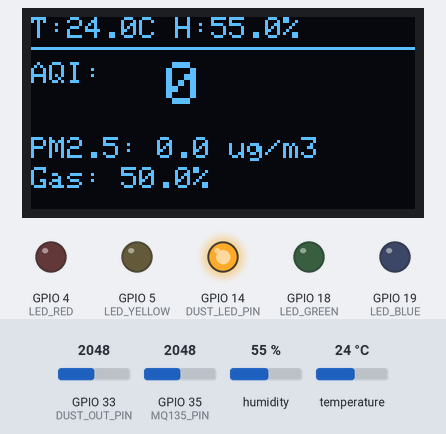
This program was run on a simulated ESP32. Parts: 128×64 one-colour display, output pins drawn as LEDs (lit = HIGH). Inputs (shaded band) come from the test bench; at power-on: humidity 55 %, GPIO 35 (MQ135_PIN) = 2048, temperature 24 °C, GPIO 33 (DUST_OUT_PIN) = 2048 (analog values on the 0–4095 scale). WiFi joins after 1.5 s; servers stay silent unless stated; random numbers use the default seed unless the program sets one; EEPROM starts erased; no MQTT or app messages arrive unless stated; what the program prints to the serial monitor is not drawn.

Above: at 2.7 s.
2.8 s: humidity set to 22 %
At 6.6 s:
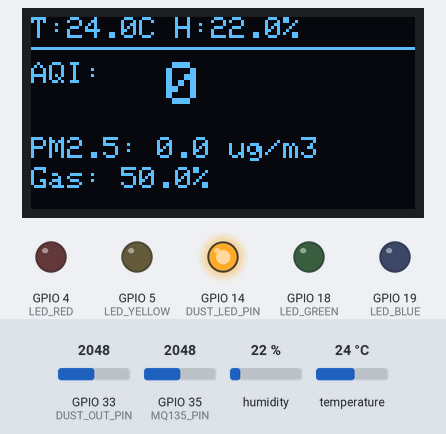
9.6 s: GPIO 35 (MQ135_PIN) set to 2866
At 13.1 s:
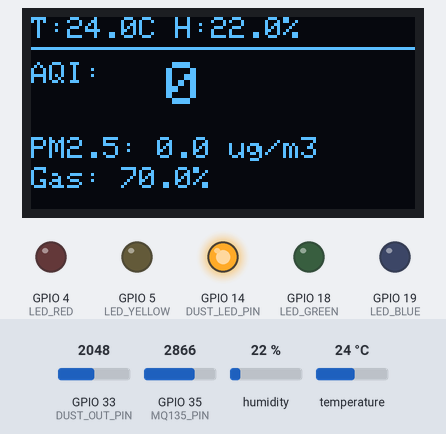
16.0 s: temperature set to 12 °C
At 19.5 s:
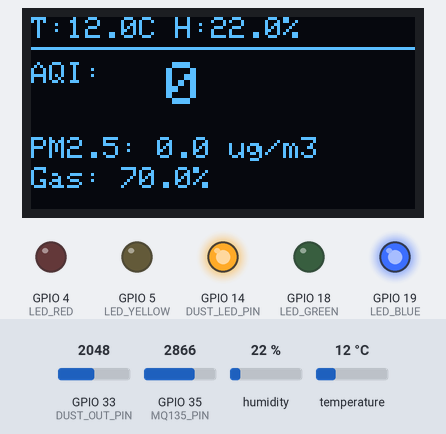
22.6 s: GPIO 35 (MQ135_PIN) set to 3972
At 25.8 s:
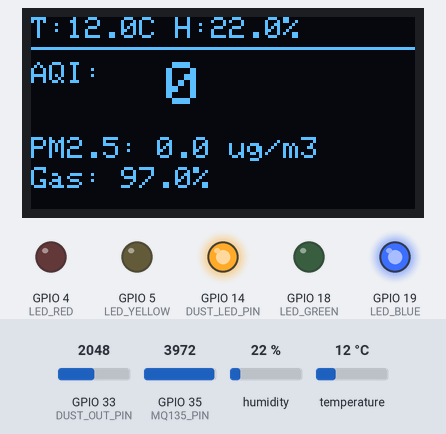
29.0 s: humidity set to 40 %
At 32.4 s:
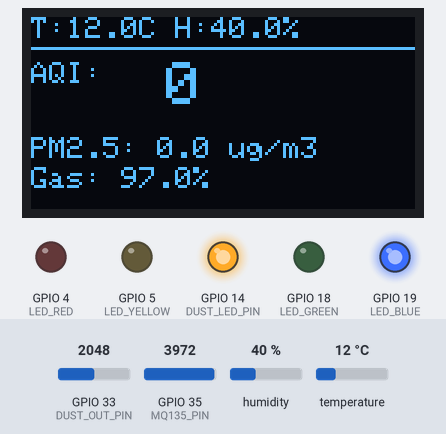
35.5 s: GPIO 35 (MQ135_PIN) set to 1228
At 38.8 s:
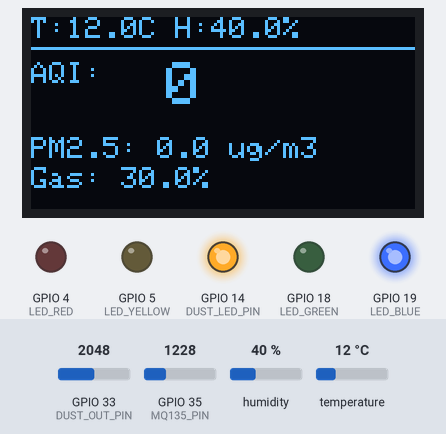
Timing chart, 0 to 80.8 s (numbered marks = the images above; inputs shaded):
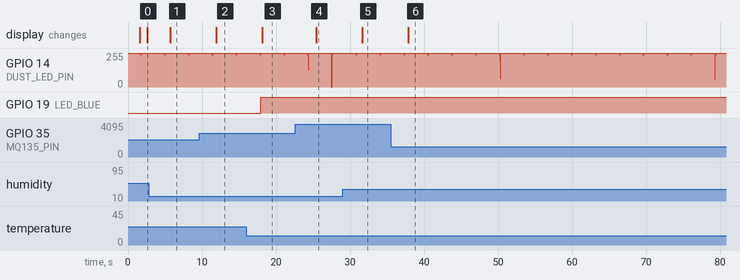

Measured:
- after the input at 2.8 s, the display: changes after 2.9 s (image 1)
- after the input at 9.6 s, the display: changes after 2.4 s (image 2)
- after the input at 16.0 s, the display: changes after 2.2 s (image 3)
- after the input at 22.6 s, the display: changes after 2.8 s (image 4)
- after the input at 29.0 s, the display: changes after 2.6 s (image 5)
- after the input at 35.5 s, the display: changes after 2.4 s (image 6)

The program:

main.cpp
```cpp
#include <Arduino.h>
#include <Wire.h>
#include <WiFi.h>
#include <PubSubClient.h>
#include <Adafruit_GFX.h>
#include <Adafruit_SSD1306.h>
#include "DHT.h"
#include <EEPROM.h>

// WIFI
const char* ssid = "iPhone";
const char* password = "1234567890";

// THINGSBOARD
const char* mqtt_server = "demo.thingsboard.io";
const char* token = "ju7vl5WQZY29H61RRgnM";

WiFiClient espClient;
PubSubClient client(espClient);

// CẤU HÌNH CHÂN
#define DHTPIN 15
#define DHTTYPE DHT11

#define MQ135_PIN 35

// GP2Y1010AU0F
#define DUST_LED_PIN 14
#define DUST_OUT_PIN 33

// LED AQI
#define LED_BLUE   19
#define LED_GREEN  18
#define LED_YELLOW 5
#define LED_RED    4

// OLED
#define SCREEN_WIDTH 128
#define SCREEN_HEIGHT 64
#define OLED_RESET -1

// KHỞI TẠO
DHT dht(DHTPIN, DHTTYPE);
Adafruit_SSD1306 oled(SCREEN_WIDTH, SCREEN_HEIGHT, &Wire, OLED_RESET);

// EEPROM (lưu baseline)
#define EEPROM_SIZE 64
#define BASE_ADDR 0
#define BASE_FLAG_ADDR 4

// BIẾN TOÀN CỤC
float global_temp = 0.0;
float global_hum = 0.0;
float global_gas = 0.0;
float global_pm25 = 0.0;
int global_aqi = 0;

// AQI AVERAGE
float pm25Sum = 0;
int pm25Count = 0;
unsigned long lastAQIUpdate = 0;

SemaphoreHandle_t xDataMutex;

// BASELINE CHO GP2Y
bool baselineReady = false;
float initBuffer[200];
int initIndex = 0;

// Các bộ lọc
float vFast = 0;
float vMedian[5] = {0};
int medianIdx = 0;
float baseline = 0.0;
#define ALPHA_FAST 0.2

// Hàm đọc/lưu baseline từ EEPROM
bool loadBaselineFromEEPROM() {
    EEPROM.begin(EEPROM_SIZE);
    byte flag;
    EEPROM.get(BASE_FLAG_ADDR, flag);
    if (flag == 0x01) {
        EEPROM.get(BASE_ADDR, baseline);
        Serial.print("Loaded baseline from EEPROM: ");
        Serial.println(baseline, 4);
        return true;
    }
    return false;
}

void saveBaselineToEEPROM() {
    EEPROM.put(BASE_ADDR, baseline);
    EEPROM.put(BASE_FLAG_ADDR, (byte)0x01);
    EEPROM.commit();
    Serial.println("Baseline saved to EEPROM.");
}

// Học baseline (10 phút)
void initBaseline(float v) {
    if (baselineReady) return;
    initBuffer[initIndex++] = v;
    if (initIndex >= 200) {
        float temp[200];
        memcpy(temp, initBuffer, sizeof(initBuffer));
        for (int i = 0; i < 199; i++) {
            for (int j = i+1; j < 200; j++) {
                if (temp[i] > temp[j]) {
                    float t = temp[i];
                    temp[i] = temp[j];
                    temp[j] = t;
                }
            }
        }
        int idx = 200 * 10 / 100; // 10th percentile
        baseline = temp[idx];
        baselineReady = true;
        Serial.print("Baseline learned (10 minutes): ");
        Serial.println(baseline, 4);
        saveBaselineToEEPROM();
        // Reset AQI buffer để không bị ảnh hưởng bởi các giá trị 0 trong lúc học
        pm25Sum = 0;
        pm25Count = 0;
        lastAQIUpdate = millis();
        Serial.println("AQI buffer reset.");
    }
}

// HÀM ĐỌC BỤI
float readDustUG(float humidity) {
    long sum = 0;
    for (int i = 0; i < 20; i++) {
        digitalWrite(DUST_LED_PIN, LOW);
        delayMicroseconds(280);
        sum += analogRead(DUST_OUT_PIN);
        delayMicroseconds(40);
        digitalWrite(DUST_LED_PIN, HIGH);
        delayMicroseconds(9680);
    }
    float adcAvg = sum / 20.0;
    float voltage = adcAvg * (3.3 / 4095.0);

    // EMA filter
    vFast = ALPHA_FAST * voltage + (1 - ALPHA_FAST) * vFast;

    // Median filter (5 mẫu)
    vMedian[medianIdx] = vFast;
    medianIdx = (medianIdx + 1) % 5;
    float temp[5];
    memcpy(temp, vMedian, sizeof(vMedian));
    for (int i = 0; i < 4; i++)
        for (int j = i+1; j < 5; j++)
            if (temp[i] > temp[j]) {
                float t = temp[i];
                temp[i] = temp[j];
                temp[j] = t;
            }
    float vFiltered = temp[2];

    // Nếu chưa có baseline (lần đầu hoặc vừa xóa EEPROM) thì học
    if (!baselineReady) {
        initBaseline(vFiltered);
        return 0;   // trong thời gian học, trả về 0
    }

    // Tính điện áp do bụi
    float vDust = vFiltered - baseline;
    if (vDust < 0) vDust = 0;

    float dust_mg = (vDust / 0.5) * 0.1;
    float dust_ug = dust_mg * 1000.0;

    // Bù ẩm
    if (humidity > 70.0f) {
        float correction = 1.0f + 0.01f * (humidity - 70.0f);
        dust_ug /= correction;
    }

    if (dust_ug > 800) dust_ug = 800;
    return dust_ug;
}

// CÁC HÀM KHÁC (WiFi, MQTT, AQI, LED, OLED)
void connectWiFi() {
    WiFi.begin(ssid, password);
    Serial.print("Dang ket noi WiFi");
    while (WiFi.status() != WL_CONNECTED) {
        delay(500);
        Serial.print(".");
    }
    Serial.println("\nWiFi connected!");
}

void reconnectMQTT() {
    if (client.connected()) return;
    if (WiFi.status() != WL_CONNECTED) connectWiFi();
    Serial.print("Dang ket noi ThingsBoard...");
    String clientId = "ESP32-" + String(random(0xffff), HEX);
    if (client.connect(clientId.c_str(), token, NULL)) {
        Serial.println("Thanh cong!");
    } else {
        Serial.print("That bai rc=");
        Serial.println(client.state());
    }
}

void sendToThingsBoard(float t, float h, float pm25, int aqi, float gas) {
    String payload = "{";
    payload += "\"temperature\":"; payload += String(t, 1);
    payload += ",\"humidity\":";    payload += String(h, 1);
    payload += ",\"pm25\":";        payload += String(pm25, 1);
    payload += ",\"aqi\":";         payload += String(aqi);
    payload += ",\"gas\":";         payload += String(gas, 1);
    payload += ",\"baseline\":";    payload += String(baseline, 4);
    payload += "}";
    if (client.connected()) client.publish("v1/devices/me/telemetry", payload.c_str());
    Serial.println("Gui ThingsBoard:");
    Serial.println(payload);
}

float truncatePM25(float value) {
    return floor(value * 10.0) / 10.0;
}

int calculateAQI(float pm25) {
    float BP_Lo, BP_Hi;
    int I_Lo, I_Hi;
    if (pm25 >= 0.0 && pm25 <= 9.0) { BP_Lo=0.0; BP_Hi=9.0; I_Lo=0; I_Hi=50; }
    else if (pm25 <= 35.4) { BP_Lo=9.1; BP_Hi=35.4; I_Lo=51; I_Hi=100; }
    else if (pm25 <= 55.4) { BP_Lo=35.5; BP_Hi=55.4; I_Lo=101; I_Hi=150; }
    else if (pm25 <= 125.4) { BP_Lo=55.5; BP_Hi=125.4; I_Lo=151; I_Hi=200; }
    else if (pm25 <= 225.4) { BP_Lo=125.5; BP_Hi=225.4; I_Lo=201; I_Hi=300; }
    else { BP_Lo=225.5; BP_Hi=500.4; I_Lo=301; I_Hi=500; }
    float aqi = ((I_Hi - I_Lo) / (BP_Hi - BP_Lo)) * (pm25 - BP_Lo) + I_Lo;
    return round(aqi);
}

void updateAQILED(int aqi) {
    digitalWrite(LED_BLUE, LOW);
    digitalWrite(LED_GREEN, LOW);
    digitalWrite(LED_YELLOW, LOW);
    digitalWrite(LED_RED, LOW);
    if (aqi <= 50) digitalWrite(LED_BLUE, HIGH);
    else if (aqi <= 100) digitalWrite(LED_GREEN, HIGH);
    else if (aqi <= 200) digitalWrite(LED_YELLOW, HIGH);
    else digitalWrite(LED_RED, HIGH);
}

// TASK ĐỌC CẢM BIẾN
void TaskReadSensors(void *pvParameters) {
    for (;;) {
        float h = dht.readHumidity();
        float t = dht.readTemperature();
        if (isnan(h) || isnan(t)) {
            Serial.println("Loi doc DHT11!");
            vTaskDelay(2000 / portTICK_PERIOD_MS);
            continue;
        }
        int adc = analogRead(MQ135_PIN);
        float gas_percent = (adc / 4095.0) * 100.0;
        float dust_ug = readDustUG(h);   // giá trị tức thời (chỉ dùng để cộng dồn)

        static int aqi = 0;
        pm25Sum += dust_ug;
        pm25Count++;
        if (millis() - lastAQIUpdate >= 15000) {
            float pm25Avg = pm25Sum / pm25Count;
            pm25Avg = truncatePM25(pm25Avg);
            aqi = calculateAQI(pm25Avg);
            updateAQILED(aqi);
            sendToThingsBoard(t, h, pm25Avg, aqi, gas_percent);
            if (xSemaphoreTake(xDataMutex, portMAX_DELAY) == pdTRUE) {
                global_pm25 = pm25Avg;
                xSemaphoreGive(xDataMutex);
            }
            pm25Sum = 0;
            pm25Count = 0;
            lastAQIUpdate = millis();
        }

        if (xSemaphoreTake(xDataMutex, portMAX_DELAY) == pdTRUE) {
            global_hum = h;
            global_temp = t;
            global_gas = gas_percent;
            global_aqi = aqi;
            xSemaphoreGive(xDataMutex);
        }
        vTaskDelay(3000 / portTICK_PERIOD_MS);
    }
}

// TASK HIỂN THỊ
void TaskDisplay(void *pvParameters) {
    char buf[32];
    for (;;) {
        float t, h, pm25, g;
        int aqi;
        if (xSemaphoreTake(xDataMutex, portMAX_DELAY) == pdTRUE) {
            t = global_temp; h = global_hum; g = global_gas;
            pm25 = global_pm25; aqi = global_aqi;
            xSemaphoreGive(xDataMutex);
        }
        String status = "TOT";
        if (aqi <= 50) status = "TOT";
        else if (aqi <= 100) status = "TRUNG BINH";
        else if (aqi <= 150) status = "NHAY CAM";
        else if (aqi <= 200) status = "CO HAI";
        else if (aqi <= 300) status = "RAT CO HAI";
        else status = "NGUY HIEM";

        Serial.println("======================================");
        Serial.printf("Nhiet do : %.1f C\n", t);
        Serial.printf("Do am    : %.1f %%\n", h);
        Serial.printf("PM2.5    : %.1f ug/m3\n", pm25);
        Serial.printf("AQI      : %d\n", aqi);
        Serial.printf("Gas Level: %.1f %%\n", g);
        Serial.printf("Trang thai: %s\n", status.c_str());
        Serial.println("======================================");

        oled.clearDisplay();
        oled.setTextSize(1);
        oled.setTextColor(SSD1306_WHITE);
        oled.setCursor(0, 0);
        sprintf(buf, "T:%.1fC H:%.1f%%", t, h);
        oled.print(buf);
        oled.drawLine(0, 10, 128, 10, SSD1306_WHITE);
        oled.setCursor(0, 15);
        oled.print("AQI:");
        oled.setTextSize(2);
        oled.setCursor(45, 15);
        oled.print(aqi);
        oled.setTextSize(1);
        oled.setCursor(0, 40);
        sprintf(buf, "PM2.5: %.1f ug/m3", pm25);
        oled.print(buf);
        oled.setCursor(0, 50);
        sprintf(buf, "Gas: %.1f%%", g);
        oled.print(buf);
        oled.display();

        vTaskDelay(1000 / portTICK_PERIOD_MS);
    }
}

// SETUP
void setup() {
    Serial.begin(115200);
    pinMode(DUST_LED_PIN, OUTPUT);
    digitalWrite(DUST_LED_PIN, HIGH);
    analogReadResolution(12);
    analogSetPinAttenuation(DUST_OUT_PIN, ADC_11db);
    analogSetPinAttenuation(MQ135_PIN, ADC_11db);

    pinMode(LED_BLUE, OUTPUT); pinMode(LED_GREEN, OUTPUT);
    pinMode(LED_YELLOW, OUTPUT); pinMode(LED_RED, OUTPUT);
    digitalWrite(LED_BLUE, LOW); digitalWrite(LED_GREEN, LOW);
    digitalWrite(LED_YELLOW, LOW); digitalWrite(LED_RED, LOW);

    dht.begin();
    Wire.begin();
    if (!oled.begin(SSD1306_SWITCHCAPVCC, 0x3C)) {
        Serial.println("Khong tim thay OLED!");
    }
    connectWiFi();
    client.setServer(mqtt_server, 1883);
    client.setBufferSize(512);
    client.setKeepAlive(60);

    // PHẦN XỬ LÝ BASELINE
    EEPROM.begin(EEPROM_SIZE);

    #define FORCE_CALIB false  // Đổi thành true để xóa baseline cũ và học lại
    if (FORCE_CALIB) {
        Serial.println("Force calibrate mode: erasing stored baseline.");
        EEPROM.put(BASE_FLAG_ADDR, (byte)0x00);
        EEPROM.commit();
    }

    bool hasBaseline = loadBaselineFromEEPROM();
    if (hasBaseline) {
        baselineReady = true;
        Serial.println("Using stored baseline. No learning needed.");
    } else {
        Serial.println("No baseline found. Will learn baseline in 10 minutes...");
        baselineReady = false;
    }

    xDataMutex = xSemaphoreCreateMutex();
    if (xDataMutex != NULL) {
        xTaskCreatePinnedToCore(TaskReadSensors, "Sensors", 4096, NULL, 1, NULL, 0);
        xTaskCreatePinnedToCore(TaskDisplay, "Display", 4096, NULL, 1, NULL, 1);
    }
    Serial.println("System started.");
}

// LOOP
void loop() {
    if (!client.connected()) reconnectMQTT();
    client.loop();
    vTaskDelay(10 / portTICK_PERIOD_MS);
}
```
